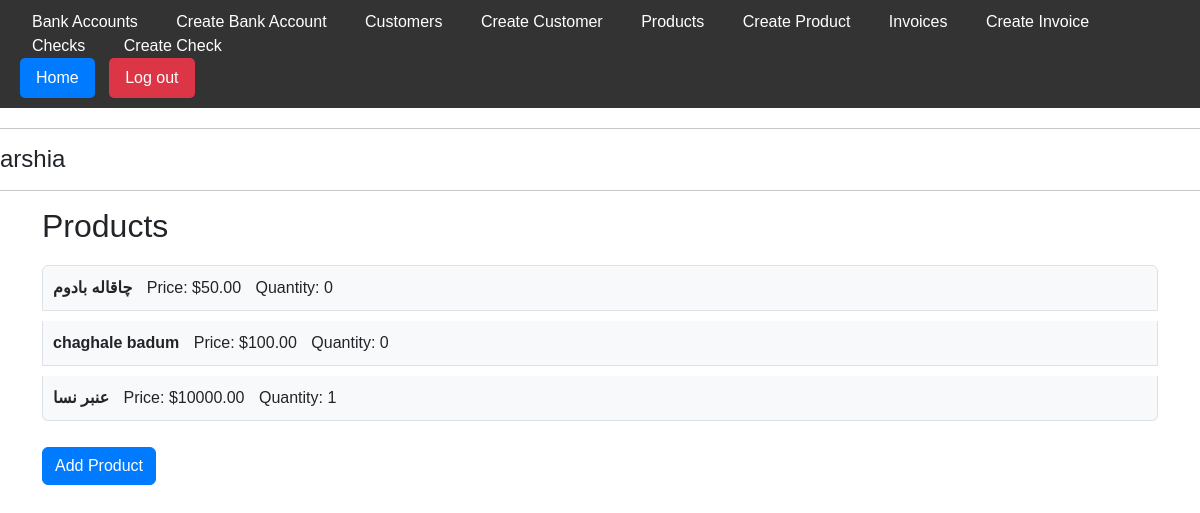
/products/ (signed in), run on an earlier commit of the app's database.
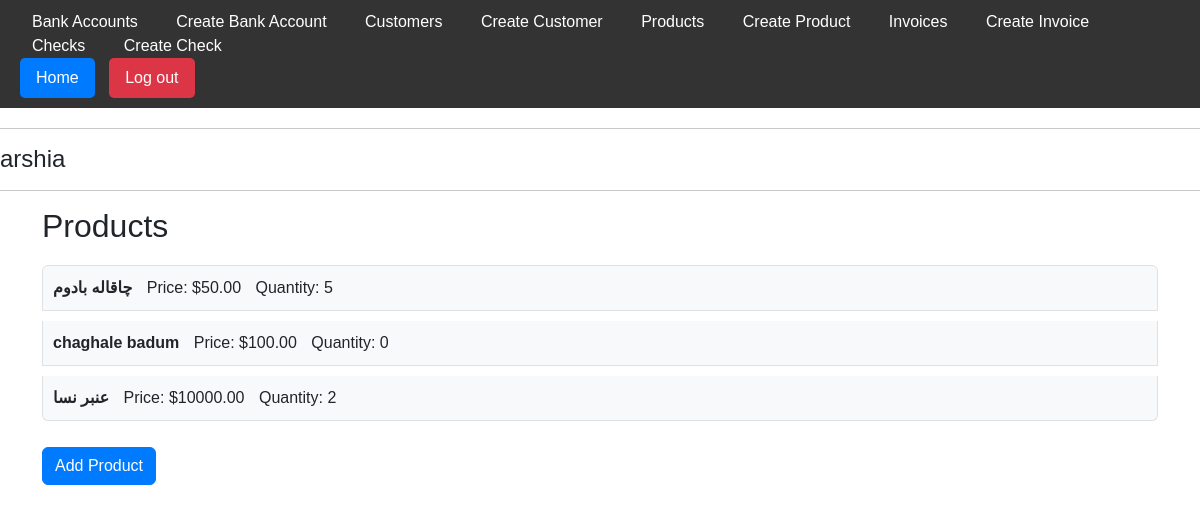
And on a later commit of the database.
### app/models.py (models this page shows, shortened)
class Product(models.Model):
    user = models.ForeignKey(User, on_delete=models.CASCADE, null=True, blank=True)
    name = models.CharField(max_length=100)
    price = models.DecimalField(max_digits=10, decimal_places=2)
    quantity = models.PositiveIntegerField(default=0)

### app/views.py (the view)
# urls.py: path('products/', ProductListView.as_view(), name='product-list'),
class ProductListView(LoginRequiredMixin, ListView):
    model = Product
    template_name = 'app/product_list.html'
    def get_queryset(self):
        return Product.objects.filter(user=self.request.user)

### app/templates/app/product_list.html
{% extends 'app/base.html' %}
{% load static %}
{% block extra_css %}
<link rel="stylesheet" type="text/css" href="{% static 'css/product_list.css' %}">
{% endblock %}
{% block content %}
<div class="container">
  <h2>Products</h2>
  <ul class="list-group">
    {% for product in object_list %}
    <li class="list-group-item">
      <span class="product-name">{{ product.name }}</span>
      <span class="product-price">Price: ${{ product.price }}</span>
      <span class="product-quantity">Quantity: {{ product.quantity }}</span>
    </li>
    {% empty %}
    <li class="list-group-item">No products available</li>
    {% endfor %}
  </ul>
  <a href="{% url 'product-create' %}" class="btn btn-primary mt-3">Add Product</a>
</div>
{% endblock %}

What changed in the data, as far as the page shows it:
changed Product "چاقاله بادوم": quantity "0" → "5"
changed Product "عنبر نسا": quantity "1" → "2"
